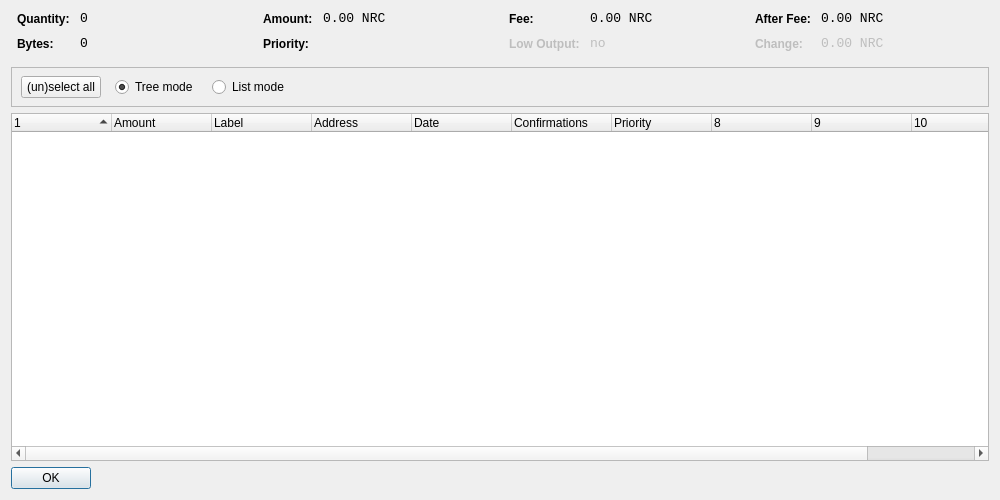
<?xml version="1.0" encoding="UTF-8"?>
<ui version="4.0">
 <class>CoinControlDialog</class>
 <widget class="QDialog" name="CoinControlDialog">
  <property name="geometry">
   <rect>
    <x>0</x>
    <y>0</y>
    <width>1000</width>
    <height>500</height>
   </rect>
  </property>
  <property name="windowTitle">
   <string>Coin Control</string>
  </property>
  <layout class="QVBoxLayout" name="verticalLayout">
   <item>
    <layout class="QHBoxLayout" name="horizontalLayoutTop" stretch="0,0,0,0">
     <property name="topMargin">
      <number>0</number>
     </property>
     <property name="bottomMargin">
      <number>10</number>
     </property>
     <item>
      <layout class="QFormLayout" name="formLayoutCoinControl1">
       <property name="horizontalSpacing">
        <number>10</number>
       </property>
       <property name="verticalSpacing">
        <number>10</number>
       </property>
       <property name="leftMargin">
        <number>6</number>
       </property>
       <property name="rightMargin">
        <number>6</number>
       </property>
       <item row="0" column="0">
        <widget class="QLabel" name="labelCoinControlQuantityText">
         <property name="styleSheet">
          <string notr="true">font-weight:bold;</string>
         </property>
         <property name="text">
          <string>Quantity:</string>
         </property>
        </widget>
       </item>
       <item row="0" column="1">
        <widget class="QLabel" name="labelCoinControlQuantity">
         <property name="font">
          <font>
           <family>Monospace</family>
           <pointsize>10</pointsize>
          </font>
         </property>
         <property name="cursor">
          <cursorShape>IBeamCursor</cursorShape>
         </property>
         <property name="contextMenuPolicy">
          <enum>Qt::ActionsContextMenu</enum>
         </property>
         <property name="text">
          <string notr="true">0</string>
         </property>
         <property name="textInteractionFlags">
          <set>Qt::LinksAccessibleByMouse|Qt::TextSelectableByKeyboard|Qt::TextSelectableByMouse</set>
         </property>
        </widget>
       </item>
       <item row="1" column="0">
        <widget class="QLabel" name="labelCoinControlBytesText">
         <property name="styleSheet">
          <string notr="true">font-weight:bold;</string>
         </property>
         <property name="text">
          <string>Bytes:</string>
         </property>
        </widget>
       </item>
       <item row="1" column="1">
        <widget class="QLabel" name="labelCoinControlBytes">
         <property name="font">
          <font>
           <family>Monospace</family>
           <pointsize>10</pointsize>
          </font>
         </property>
         <property name="cursor">
          <cursorShape>IBeamCursor</cursorShape>
         </property>
         <property name="contextMenuPolicy">
          <enum>Qt::ActionsContextMenu</enum>
         </property>
         <property name="text">
          <string notr="true">0</string>
         </property>
         <property name="textInteractionFlags">
          <set>Qt::LinksAccessibleByMouse|Qt::TextSelectableByKeyboard|Qt::TextSelectableByMouse</set>
         </property>
        </widget>
       </item>
      </layout>
     </item>
     <item>
      <layout class="QFormLayout" name="formLayoutCoinControl2">
       <property name="horizontalSpacing">
        <number>10</number>
       </property>
       <property name="verticalSpacing">
        <number>10</number>
       </property>
       <property name="leftMargin">
        <number>6</number>
       </property>
       <property name="rightMargin">
        <number>6</number>
       </property>
       <item row="0" column="0">
        <widget class="QLabel" name="labelCoinControlAmountText">
         <property name="styleSheet">
          <string notr="true">font-weight:bold;</string>
         </property>
         <property name="text">
          <string>Amount:</string>
         </property>
        </widget>
       </item>
       <item row="0" column="1">
        <widget class="QLabel" name="labelCoinControlAmount">
         <property name="font">
          <font>
           <family>Monospace</family>
           <pointsize>10</pointsize>
          </font>
         </property>
         <property name="cursor">
          <cursorShape>IBeamCursor</cursorShape>
         </property>
         <property name="contextMenuPolicy">
          <enum>Qt::ActionsContextMenu</enum>
         </property>
         <property name="text">
          <string notr="true">0.00 NRC</string>
         </property>
         <property name="textInteractionFlags">
          <set>Qt::LinksAccessibleByMouse|Qt::TextSelectableByKeyboard|Qt::TextSelectableByMouse</set>
         </property>
        </widget>
       </item>
       <item row="1" column="0">
        <widget class="QLabel" name="labelCoinControlPriorityText">
         <property name="styleSheet">
          <string notr="true">font-weight:bold;</string>
         </property>
         <property name="text">
          <string>Priority:</string>
         </property>
        </widget>
       </item>
       <item row="1" column="1">
        <widget class="QLabel" name="labelCoinControlPriority">
         <property name="font">
          <font>
           <family>Monospace</family>
           <pointsize>10</pointsize>
          </font>
         </property>
         <property name="cursor">
          <cursorShape>IBeamCursor</cursorShape>
         </property>
         <property name="contextMenuPolicy">
          <enum>Qt::ActionsContextMenu</enum>
         </property>
         <property name="text">
          <string/>
         </property>
         <property name="textInteractionFlags">
          <set>Qt::LinksAccessibleByMouse|Qt::TextSelectableByKeyboard|Qt::TextSelectableByMouse</set>
         </property>
        </widget>
       </item>
      </layout>
     </item>
     <item>
      <layout class="QFormLayout" name="formLayoutCoinControl3">
       <property name="horizontalSpacing">
        <number>10</number>
       </property>
       <property name="verticalSpacing">
        <number>10</number>
       </property>
       <property name="leftMargin">
        <number>6</number>
       </property>
       <property name="rightMargin">
        <number>6</number>
       </property>
       <item row="0" column="0">
        <widget class="QLabel" name="labelCoinControlFeeText">
         <property name="styleSheet">
          <string notr="true">font-weight:bold;</string>
         </property>
         <property name="text">
          <string>Fee:</string>
         </property>
        </widget>
       </item>
       <item row="0" column="1">
        <widget class="QLabel" name="labelCoinControlFee">
         <property name="font">
          <font>
           <family>Monospace</family>
           <pointsize>10</pointsize>
          </font>
         </property>
         <property name="cursor">
          <cursorShape>IBeamCursor</cursorShape>
         </property>
         <property name="contextMenuPolicy">
          <enum>Qt::ActionsContextMenu</enum>
         </property>
         <property name="text">
          <string notr="true">0.00 NRC</string>
         </property>
         <property name="textInteractionFlags">
          <set>Qt::LinksAccessibleByMouse|Qt::TextSelectableByKeyboard|Qt::TextSelectableByMouse</set>
         </property>
        </widget>
       </item>
       <item row="1" column="0">
        <widget class="QLabel" name="labelCoinControlLowOutputText">
         <property name="enabled">
          <bool>false</bool>
         </property>
         <property name="styleSheet">
          <string notr="true">font-weight:bold;</string>
         </property>
         <property name="text">
          <string>Low Output:</string>
         </property>
        </widget>
       </item>
       <item row="1" column="1">
        <widget class="QLabel" name="labelCoinControlLowOutput">
         <property name="enabled">
          <bool>false</bool>
         </property>
         <property name="font">
          <font>
           <family>Monospace</family>
           <pointsize>10</pointsize>
          </font>
         </property>
         <property name="cursor">
          <cursorShape>IBeamCursor</cursorShape>
         </property>
         <property name="contextMenuPolicy">
          <enum>Qt::ActionsContextMenu</enum>
         </property>
         <property name="text">
          <string notr="true">no</string>
         </property>
         <property name="textInteractionFlags">
          <set>Qt::LinksAccessibleByMouse|Qt::TextSelectableByKeyboard|Qt::TextSelectableByMouse</set>
         </property>
        </widget>
       </item>
      </layout>
     </item>
     <item>
      <layout class="QFormLayout" name="formLayoutCoinControl4">
       <property name="horizontalSpacing">
        <number>10</number>
       </property>
       <property name="verticalSpacing">
        <number>10</number>
       </property>
       <property name="leftMargin">
        <number>6</number>
       </property>
       <property name="rightMargin">
        <number>6</number>
       </property>
       <item row="0" column="0">
        <widget class="QLabel" name="labelCoinControlAfterFeeText">
         <property name="styleSheet">
          <string notr="true">font-weight:bold;</string>
         </property>
         <property name="text">
          <string>After Fee:</string>
         </property>
        </widget>
       </item>
       <item row="0" column="1">
        <widget class="QLabel" name="labelCoinControlAfterFee">
         <property name="font">
          <font>
           <family>Monospace</family>
           <pointsize>10</pointsize>
          </font>
         </property>
         <property name="cursor">
          <cursorShape>IBeamCursor</cursorShape>
         </property>
         <property name="contextMenuPolicy">
          <enum>Qt::ActionsContextMenu</enum>
         </property>
         <property name="text">
          <string notr="true">0.00 NRC</string>
         </property>
         <property name="textInteractionFlags">
          <set>Qt::LinksAccessibleByMouse|Qt::TextSelectableByKeyboard|Qt::TextSelectableByMouse</set>
         </property>
        </widget>
       </item>
       <item row="1" column="0">
        <widget class="QLabel" name="labelCoinControlChangeText">
         <property name="enabled">
          <bool>false</bool>
         </property>
         <property name="styleSheet">
          <string notr="true">font-weight:bold;</string>
         </property>
         <property name="text">
          <string>Change:</string>
         </property>
        </widget>
       </item>
       <item row="1" column="1">
        <widget class="QLabel" name="labelCoinControlChange">
         <property name="enabled">
          <bool>false</bool>
         </property>
         <property name="font">
          <font>
           <family>Monospace</family>
           <pointsize>10</pointsize>
          </font>
         </property>
         <property name="cursor">
          <cursorShape>IBeamCursor</cursorShape>
         </property>
         <property name="contextMenuPolicy">
          <enum>Qt::ActionsContextMenu</enum>
         </property>
         <property name="text">
          <string notr="true">0.00 NRC</string>
         </property>
         <property name="textInteractionFlags">
          <set>Qt::LinksAccessibleByMouse|Qt::TextSelectableByKeyboard|Qt::TextSelectableByMouse</set>
         </property>
        </widget>
       </item>
      </layout>
     </item>
    </layout>
   </item>
   <item>
    <widget class="QFrame" name="frame">
     <property name="minimumSize">
      <size>
       <width>0</width>
       <height>40</height>
      </size>
     </property>
     <property name="frameShape">
      <enum>QFrame::StyledPanel</enum>
     </property>
     <property name="frameShadow">
      <enum>QFrame::Sunken</enum>
     </property>
     <widget class="QWidget" name="horizontalLayoutWidget">
      <property name="geometry">
       <rect>
        <x>10</x>
        <y>0</y>
        <width>781</width>
        <height>41</height>
       </rect>
      </property>
      <layout class="QHBoxLayout" name="horizontalLayoutPanel" stretch="0,0,0,0,0">
       <property name="spacing">
        <number>14</number>
       </property>
       <item>
        <widget class="QPushButton" name="pushButtonSelectAll">
         <property name="sizePolicy">
          <sizepolicy hsizetype="Maximum" vsizetype="Fixed">
           <horstretch>0</horstretch>
           <verstretch>0</verstretch>
          </sizepolicy>
         </property>
         <property name="text">
          <string>(un)select all</string>
         </property>
        </widget>
       </item>
       <item>
        <widget class="QRadioButton" name="radioTreeMode">
         <property name="sizePolicy">
          <sizepolicy hsizetype="Maximum" vsizetype="Fixed">
           <horstretch>0</horstretch>
           <verstretch>0</verstretch>
          </sizepolicy>
         </property>
         <property name="text">
          <string>Tree mode</string>
         </property>
         <property name="checked">
          <bool>true</bool>
         </property>
        </widget>
       </item>
       <item>
        <widget class="QRadioButton" name="radioListMode">
         <property name="sizePolicy">
          <sizepolicy hsizetype="Maximum" vsizetype="Fixed">
           <horstretch>0</horstretch>
           <verstretch>0</verstretch>
          </sizepolicy>
         </property>
         <property name="text">
          <string>List mode</string>
         </property>
        </widget>
       </item>
       <item>
        <spacer name="horizontalSpacer">
         <property name="orientation">
          <enum>Qt::Horizontal</enum>
         </property>
         <property name="sizeHint" stdset="0">
          <size>
           <width>40</width>
           <height>20</height>
          </size>
         </property>
        </spacer>
       </item>
      </layout>
     </widget>
    </widget>
   </item>
   <item>
    <widget class="CoinControlTreeWidget" name="treeWidget">
     <property name="contextMenuPolicy">
      <enum>Qt::CustomContextMenu</enum>
     </property>
     <property name="sortingEnabled">
      <bool>false</bool>
     </property>
     <property name="columnCount">
      <number>11</number>
     </property>
     <attribute name="headerShowSortIndicator" stdset="0">
      <bool>true</bool>
     </attribute>
     <attribute name="headerStretchLastSection">
      <bool>false</bool>
     </attribute>
     <column>
      <property name="text">
       <string/>
      </property>
     </column>
     <column>
      <property name="text">
       <string>Amount</string>
      </property>
     </column>
     <column>
      <property name="text">
       <string>Label</string>
      </property>
     </column>
     <column>
      <property name="text">
       <string>Address</string>
      </property>
     </column>
     <column>
      <property name="text">
       <string>Date</string>
      </property>
     </column>
     <column>
      <property name="text">
       <string>Confirmations</string>
      </property>
      <property name="toolTip">
       <string>Confirmed</string>
      </property>
     </column>
     <column>
      <property name="text">
       <string>Priority</string>
      </property>
     </column>
     <column>
      <property name="text">
       <string/>
      </property>
     </column>
     <column>
      <property name="text">
       <string/>
      </property>
     </column>
     <column>
      <property name="text">
       <string/>
      </property>
     </column>
     <column>
      <property name="text">
       <string/>
      </property>
     </column>
    </widget>
   </item>
   <item>
    <widget class="QDialogButtonBox" name="buttonBox">
     <property name="sizePolicy">
      <sizepolicy hsizetype="Maximum" vsizetype="Fixed">
       <horstretch>0</horstretch>
       <verstretch>0</verstretch>
      </sizepolicy>
     </property>
     <property name="orientation">
      <enum>Qt::Horizontal</enum>
     </property>
     <property name="standardButtons">
      <set>QDialogButtonBox::Ok</set>
     </property>
    </widget>
   </item>
  </layout>
 </widget>
 <customwidgets>
  <customwidget>
   <class>CoinControlTreeWidget</class>
   <extends>QTreeWidget</extends>
   <header>coincontroltreewidget.h</header>
  </customwidget>
 </customwidgets>
 <resources/>
 <connections/>
</ui>
